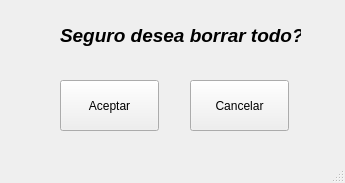
<?xml version="1.0" encoding="UTF-8"?>
<ui version="4.0">
 <class>MainWindow</class>
 <widget class="QMainWindow" name="MainWindow">
  <property name="geometry">
   <rect>
    <x>0</x>
    <y>0</y>
    <width>345</width>
    <height>183</height>
   </rect>
  </property>
  <property name="windowTitle">
   <string>MainWindow</string>
  </property>
  <widget class="QWidget" name="centralwidget">
   <widget class="QPushButton" name="pushButton">
    <property name="geometry">
     <rect>
      <x>60</x>
      <y>80</y>
      <width>99</width>
      <height>51</height>
     </rect>
    </property>
    <property name="text">
     <string>Aceptar</string>
    </property>
   </widget>
   <widget class="QPushButton" name="pushButton_2">
    <property name="geometry">
     <rect>
      <x>190</x>
      <y>80</y>
      <width>99</width>
      <height>51</height>
     </rect>
    </property>
    <property name="text">
     <string>Cancelar</string>
    </property>
   </widget>
   <widget class="QLabel" name="label">
    <property name="geometry">
     <rect>
      <x>60</x>
      <y>10</y>
      <width>241</width>
      <height>51</height>
     </rect>
    </property>
    <property name="font">
     <font>
      <pointsize>14</pointsize>
      <weight>75</weight>
      <italic>true</italic>
      <bold>true</bold>
     </font>
    </property>
    <property name="text">
     <string>Seguro desea borrar todo?</string>
    </property>
   </widget>
  </widget>
  <widget class="QMenuBar" name="menubar">
   <property name="geometry">
    <rect>
     <x>0</x>
     <y>0</y>
     <width>345</width>
     <height>25</height>
    </rect>
   </property>
  </widget>
  <widget class="QStatusBar" name="statusbar"/>
 </widget>
 <resources/>
 <connections/>
</ui>
